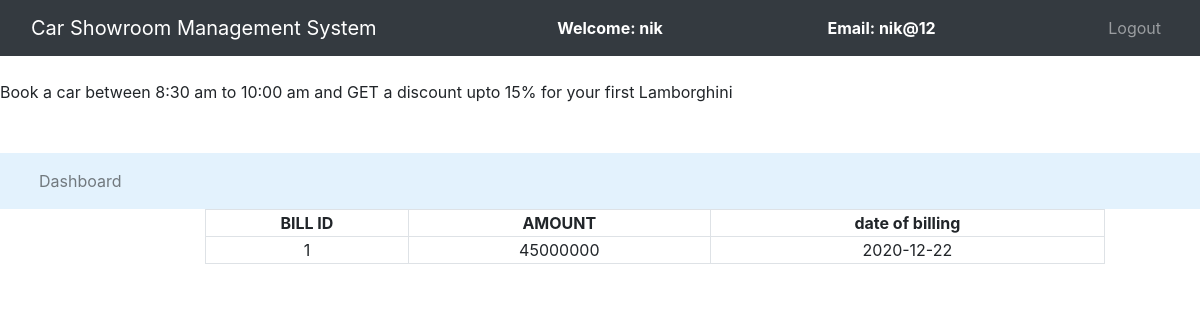
/csms/user_bill.php (signed in), run on the app's committed database.
### tables this page shows
CREATE TABLE `bill` (
  `billid` int(30) NOT NULL,
  `id` int(30) NOT NULL,
  `amount` int(30) NOT NULL,
  `dateofbilling` date NOT NULL
);

### csms/user_bill.php (the view, shortened to what this page needs)
<?php
	$connection = mysqli_connect("localhost","root","");
	$query = "select billid,dateofbilling,amount from bill where id = $_SESSION[id] ";
  ?>
<!DOCTYPE html>
<html lang="en" dir="ltr">
  <head>
    <link rel="stylesheet" href="https://stackpath.bootstrapcdn.com/bootstrap/4.1.3/css/bootstrap.min.css">
  </head>
  <body>
    <nav class="navbar navbar-expand-lg navbar-dark bg-dark">
		<div class="container-fluid">
			<div class="navbar-header">
				<a class="navbar-brand" href="index.php">Car Showroom Management System</a>
			</div>
      <font style="color: white"><span><strong>Welcome: <?php echo $_SESSION['name'];?></strong></span></font>
			<font style="color: white"><span><strong>Email: <?php echo $_SESSION['email'];?></strong></span></font>
			<ul class="nav navbar-nav navbar-right">
        <li class="nav-item"><a class="nav-link" href="logout.php">Logout</a></li>
			</ul>
		</div>
	</nav><br>
  <span><marquee>Book a car between 8:30 am to 10:00 am and GET a discount upto 15% for your first Lamborghini</marquee></span><br><br>
  <div class="row">
   <div class="col-md-3">
     </div>
   </div>
	 <nav class="navbar navbar-expand-lg navbar-light" style="background-color: #e3f2fd">
	<div class="container-fluid">
		<ul class="nav navbar-nav navbar-center">
			<li class="nav-item">
				<a href="user_dashboard.php" class="nav-link">Dashboard</a>
			</li>
</nav>
<div class="row">
	<div class="col-md-2"></div>
	<div class="col-md-8">
		<form>
			<table class="table-bordered" width="900px" style="text-align: center">
				<tr>
					<th>BILL ID</th>
					<th>AMOUNT</th>
          <th>date of billing</th>
				</tr>
				<?php
					$query_run = mysqli_query($connection,$query);
					while($row = mysqli_fetch_assoc($query_run)){
						$billid = $row['billid'];
						$amount = $row['amount'];
            $dateofbilling = $row['dateofbilling'];
				?>
						<tr>
							<td><?php echo $billid;?></td>
							<td><?php echo $amount;?></td>
              <td><?php echo $dateofbilling;?></td>
						</tr>
						<?php
					}
				?>
			</table>
		</form>
	</div>
	<div class="col-md-2"></div>
</div>
</body>
</html>

### data on the page
bill: billid "1", amount "45000000", dateofbilling "2020-12-22"

### other printed values
$_SESSION['name'] "nik"
$_SESSION['email'] "nik@12"
